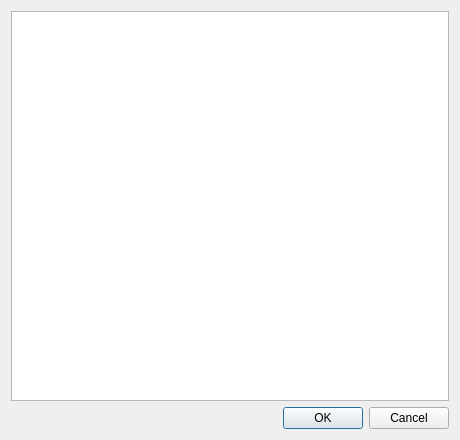
<?xml version="1.0" encoding="UTF-8"?>
<ui version="4.0">
 <class>VariableMethodDialog</class>
 <widget class="QDialog" name="VariableMethodDialog">
  <property name="geometry">
   <rect>
    <x>0</x>
    <y>0</y>
    <width>460</width>
    <height>440</height>
   </rect>
  </property>
  <property name="windowTitle">
   <string>Variable-&gt;Method() Wizard</string>
  </property>
  <layout class="QVBoxLayout" name="mainLayout">
   <item>
    <widget class="CbTreeWidget" name="tree">
     <property name="headerHidden">
      <bool>true</bool>
     </property>
     <column>
      <property name="text">
       <string notr="true">1</string>
      </property>
     </column>
    </widget>
   </item>
   <item>
    <widget class="QDialogButtonBox" name="buttonBox">
     <property name="orientation">
      <enum>Qt::Orientation::Horizontal</enum>
     </property>
     <property name="standardButtons">
      <set>QDialogButtonBox::StandardButton::Cancel|QDialogButtonBox::StandardButton::Ok</set>
     </property>
    </widget>
   </item>
  </layout>
 </widget>
 <customwidgets>
  <customwidget>
   <class>CbTreeWidget</class>
   <extends>QTreeWidget</extends>
   <header>CbTreeWidget.h</header>
  </customwidget>
 </customwidgets>
 <resources/>
 <connections/>
</ui>
